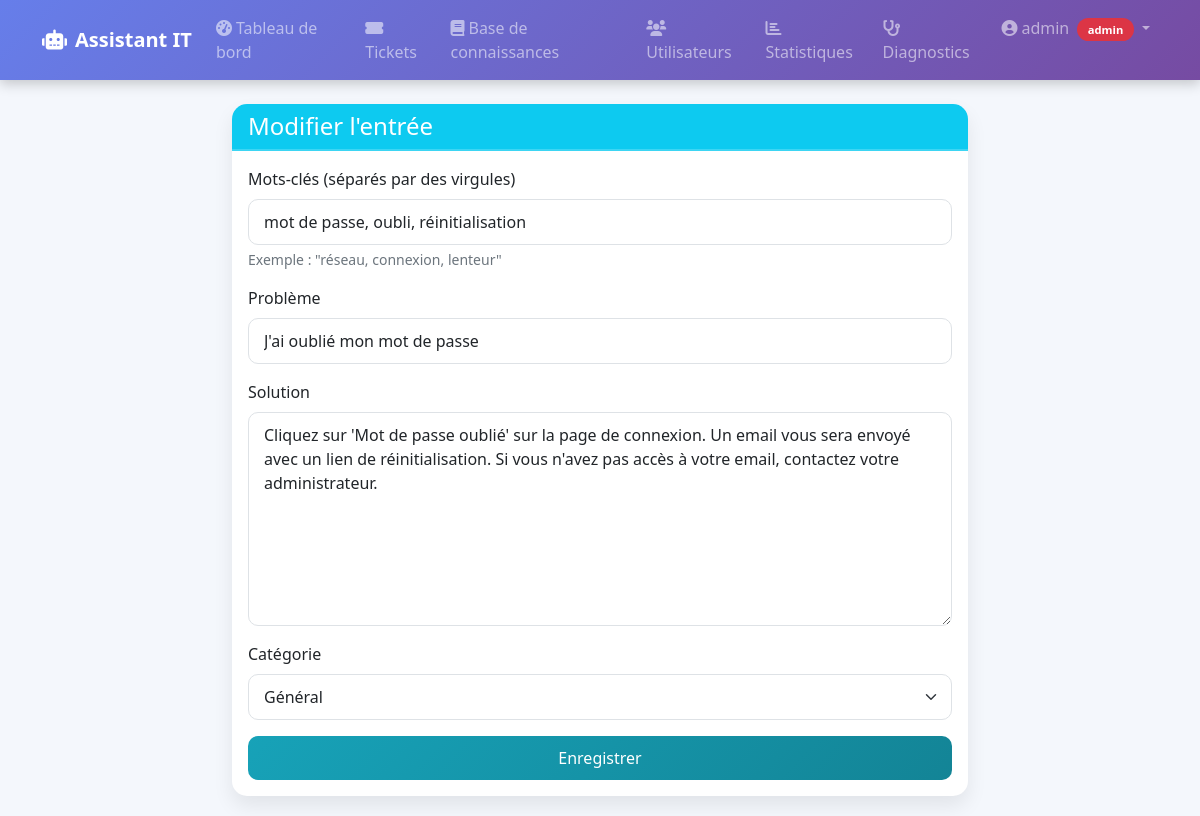
Page /knowledge/1/edit (signed in) on the committed database.
### it_assistant/models.py (models this page shows, shortened)
class User(db.Model, UserMixin):
    __tablename__ = 'users'
    id = db.Column(db.Integer, primary_key=True)
    username = db.Column(db.String(64), unique=True, nullable=False)
    email = db.Column(db.String(120), unique=True, nullable=False)
    password_hash = db.Column(db.String(128))
    role = db.Column(db.String(20), default='user')  # 'user', 'technician', 'admin'
    created_at = db.Column(db.DateTime, default=datetime.utcnow)
    tickets_created = db.relationship('Ticket', foreign_keys='Ticket.user_id', backref='author', lazy='dynamic')
    tickets_assigned = db.relationship('Ticket', foreign_keys='Ticket.assigned_to', backref='technician', lazy='dynamic')
    knowledge_entries = db.relationship('KnowledgeBase', backref='author', lazy='dynamic')
    settings = db.relationship('UserSettings', backref='user', uselist=False, cascade='all, delete-orphan')
    logs = db.relationship('Log', backref='user', lazy='dynamic')
    def is_technician(self):
        return self.role in ['technician', 'admin']
    def is_admin(self):
        return self.role == 'admin'

class KnowledgeBase(db.Model):
    __tablename__ = 'knowledge_base'
    id = db.Column(db.Integer, primary_key=True)
    keywords = db.Column(db.String(200), nullable=False)
    problem = db.Column(db.String(200), nullable=False)
    solution = db.Column(db.Text, nullable=False)
    category = db.Column(db.String(50), default='général')
    created_at = db.Column(db.DateTime, default=datetime.utcnow)
    updated_at = db.Column(db.DateTime, default=datetime.utcnow, onupdate=datetime.utcnow)
    author_id = db.Column(db.Integer, db.ForeignKey('users.id'), nullable=True)

### it_assistant/views/knowledge.py (the view, shortened to what this page needs)
@knowledge_bp.route('/<int:entry_id>/edit', methods=['GET', 'POST'])
@login_required
def edit_entry(entry_id):
    entry = KnowledgeBase.query.get_or_404(entry_id)
    form = KnowledgeForm()
    form.keywords.data = entry.keywords
    form.problem.data = entry.problem
    form.solution.data = entry.solution
    form.category.data = entry.category
    return render_template('knowledge_form.html', form=form, title='Modifier l\'entrée', entry=entry)

### it_assistant/forms.py
class KnowledgeForm(FlaskForm):
    keywords = StringField('Mots-clés (séparés par des virgules)', validators=[DataRequired()])
    problem = StringField('Problème', validators=[DataRequired(), Length(max=200)])
    solution = TextAreaField('Solution', validators=[DataRequired()])
    category = SelectField('Catégorie', choices=[('général', 'Général'), ('réseau', 'Réseau'), ('système', 'Système'), ('logiciel', 'Logiciel'), ('matériel', 'Matériel')])
    submit = SubmitField('Enregistrer')

### it_assistant/models.py (called while the page is built)
@login_manager.user_loader
def load_user(user_id):
    return User.query.get(int(user_id))

### it_assistant/views/knowledge.py (called while the page is built)
@knowledge_bp.before_request
def restrict_to_admin():
    if current_user.is_authenticated and not current_user.is_admin():
        abort(403)

### it_assistant/templates/knowledge_form.html (shortened to what this page needs)
{% extends "base.html" %}
{% block content %}
<div class="row justify-content-center">
    <div class="col-md-8">
        <div class="card">
            <div class="card-header bg-info text-white">
                <h4 class="mb-0">{{ title }}</h4>
            </div>
            <div class="card-body">
                <form method="POST" action="">
                    <div class="mb-3">
                        {{ form.keywords.label(class="form-label") }}
                        {{ form.keywords(class="form-control" + (" is-invalid" if form.keywords.errors else "")) }}
                        <div class="form-text">Exemple : "réseau, connexion, lenteur"</div>
                    </div>
                    <div class="mb-3">
                        {{ form.problem.label(class="form-label") }}
                        {{ form.problem(class="form-control" + (" is-invalid" if form.problem.errors else "")) }}
                    </div>
                    <div class="mb-3">
                        {{ form.solution.label(class="form-label") }}
                        {{ form.solution(class="form-control" + (" is-invalid" if form.solution.errors else ""), rows=8) }}
                    </div>
                    <div class="mb-3">
                        {{ form.category.label(class="form-label") }}
                        {{ form.category(class="form-select" + (" is-invalid" if form.category.errors else "")) }}
                    </div>
                    <div class="d-grid">
                        {{ form.submit(class="btn btn-info text-white") }}
                    </div>
                </form>
            </div>
        </div>
    </div>
</div>
{% endblock %}

### it_assistant/templates/base.html (shortened to what this page needs)
<!DOCTYPE html>
<html lang="fr" data-theme="{{ current_user.settings.theme if current_user.is_authenticated and current_user.settings else 'light' }}">
<head>
    <link href="https://cdn.jsdelivr.net/npm/bootstrap@5.1.3/dist/css/bootstrap.min.css" rel="stylesheet">
    <link rel="stylesheet" href="https://cdnjs.cloudflare.com/ajax/libs/font-awesome/6.0.0-beta3/css/all.min.css">
    <link rel="stylesheet" href="{{ url_for('static', filename='css/style.css') }}">
</head>
<body>
    <nav class="navbar navbar-expand-lg navbar-dark" style="background: linear-gradient(135deg, #667eea 0%, #764ba2 100%); box-shadow: 0 4px 12px rgba(0,0,0,0.2);">
        <div class="container">
            <a class="navbar-brand fw-bold" href="{{ url_for('main.index') }}">
                <i class="fas fa-robot me-2"></i>Assistant IT
            </a>
            <div class="collapse navbar-collapse" id="navbarNav">
                <ul class="navbar-nav ms-auto">
                    {% if current_user.is_authenticated %}
                        <li class="nav-item">
                            <a class="nav-link" href="{{ url_for('main.dashboard') }}">
                                <i class="fas fa-tachometer-alt me-1"></i>Tableau de bord
                            </a>
                        </li>
                        {% if current_user.is_technician() or current_user.is_admin() %}
                            <li class="nav-item">
                                <a class="nav-link" href="{{ url_for('tickets.list_tickets') }}">
                                    <i class="fas fa-ticket-alt me-1"></i>Tickets
                                </a>
                            </li>
                        {% endif %}
                        {% if current_user.is_admin() %}
                            <li class="nav-item">
                                <a class="nav-link" href="{{ url_for('knowledge.list_knowledge') }}">
                                    <i class="fas fa-book me-1"></i>Base de connaissances
                                </a>
                            </li>
                            <li class="nav-item">
                                <a class="nav-link" href="{{ url_for('admin.list_users') }}">
                                    <i class="fas fa-users me-1"></i>Utilisateurs
                                </a>
                            </li>
                            <li class="nav-item">
                                <a class="nav-link" href="{{ url_for('admin.stats') }}">
                                    <i class="fas fa-chart-bar me-1"></i>Statistiques
                                </a>
                            </li>
                        {% endif %}
                        <li class="nav-item">
                            <a class="nav-link" href="{{ url_for('main.diagnostic') }}">
                                <i class="fas fa-stethoscope me-1"></i>Diagnostics
                            </a>
                        </li>
                        <li class="nav-item dropdown">
                            <a class="nav-link dropdown-toggle" href="#" id="userDropdown" role="button" data-bs-toggle="dropdown">
                                <i class="fas fa-user-circle me-1"></i>{{ current_user.username }}
                                <span class="badge bg-{{ 'danger' if current_user.role=='admin' else 'warning' if current_user.role=='technician' else 'secondary' }} ms-1">
                                    {{ current_user.role }}
                                </span>
                            </a>
                        </li>
                    {% endif %}
                </ul>
            </div>
        </div>
    </nav>
    <div class="container mt-4">
        {% block content %}{% endblock %}
    </div>
</body>
</html>

### it_assistant/static/css/style.css (style rules this page uses)
:root { --app-bg: #f4f7fc; --app-text: #212529; --app-muted: #6c757d; --app-surface: #ffffff; --app-surface-2: #f8f9fa; --app-border: #dee2e6; }
body { background-color: var(--app-bg); color: var(--app-text); font-family: 'Segoe UI', Tahoma, Geneva, Verdana, sans-serif; }
.card { border-radius: 15px; border: none; box-shadow: 0 10px 20px rgba(0,0,0,0.08); transition: transform 0.2s, box-shadow 0.2s; background-color: var(--app-surface); margin-bottom: 20px; }
.card-header { border-radius: 15px 15px 0 0 !important; font-weight: 600; border-bottom: 2px solid rgba(255,255,255,0.2); }
.card, .alert { animation: fadeIn 0.3s ease-out; }
.form-control, .form-select { border-radius: 10px; border: 1px solid var(--app-border); background-color: var(--app-surface); color: var(--app-text); padding: 10px 15px; }
.btn { border-radius: 10px; padding: 10px 20px; font-weight: 500; }
.btn-info { background: linear-gradient(135deg, #17a2b8 0%, #138496 100%); border: none; color: white; }
.navbar .badge { font-size: 0.7rem; padding: 0.35rem 0.65rem; border-radius: 30px; }

### rows in the picture
User: username "admin", role "admin"
KnowledgeBase: keywords "mot de passe, oubli, réinitialisation", problem "J'ai oublié mon mot de passe", solution "Cliquez sur 'Mot de passe oublié' sur la page de connexion. Un email vous sera envoyé avec un lien de réinitialisation. Si vous n'avez pas accès à votre email, contactez votre administrateur.", category "Général"

### other values in the picture
{{ title }} "Modifier l'entrée"
